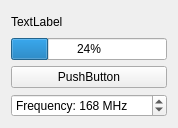
<?xml version="1.0" encoding="UTF-8"?>
<ui version="4.0">
 <class>bar</class>
 <widget class="QWidget" name="bar">
  <property name="geometry">
   <rect>
    <x>0</x>
    <y>0</y>
    <width>178</width>
    <height>128</height>
   </rect>
  </property>
  <property name="windowTitle">
   <string>Kstlink</string>
  </property>
  <layout class="QVBoxLayout" name="verticalLayout">
   <item>
    <widget class="QLabel" name="label">
     <property name="text">
      <string>TextLabel</string>
     </property>
    </widget>
   </item>
   <item>
    <widget class="QProgressBar" name="graph">
     <property name="value">
      <number>24</number>
     </property>
    </widget>
   </item>
   <item>
    <widget class="QPushButton" name="pushButton">
     <property name="text">
      <string>PushButton</string>
     </property>
    </widget>
   </item>
   <item>
    <widget class="QSpinBox" name="spinBox">
     <property name="suffix">
      <string> MHz</string>
     </property>
     <property name="prefix">
      <string>Frequency: </string>
     </property>
     <property name="maximum">
      <number>200</number>
     </property>
     <property name="value">
      <number>168</number>
     </property>
    </widget>
   </item>
  </layout>
 </widget>
 <resources/>
 <connections/>
</ui>
